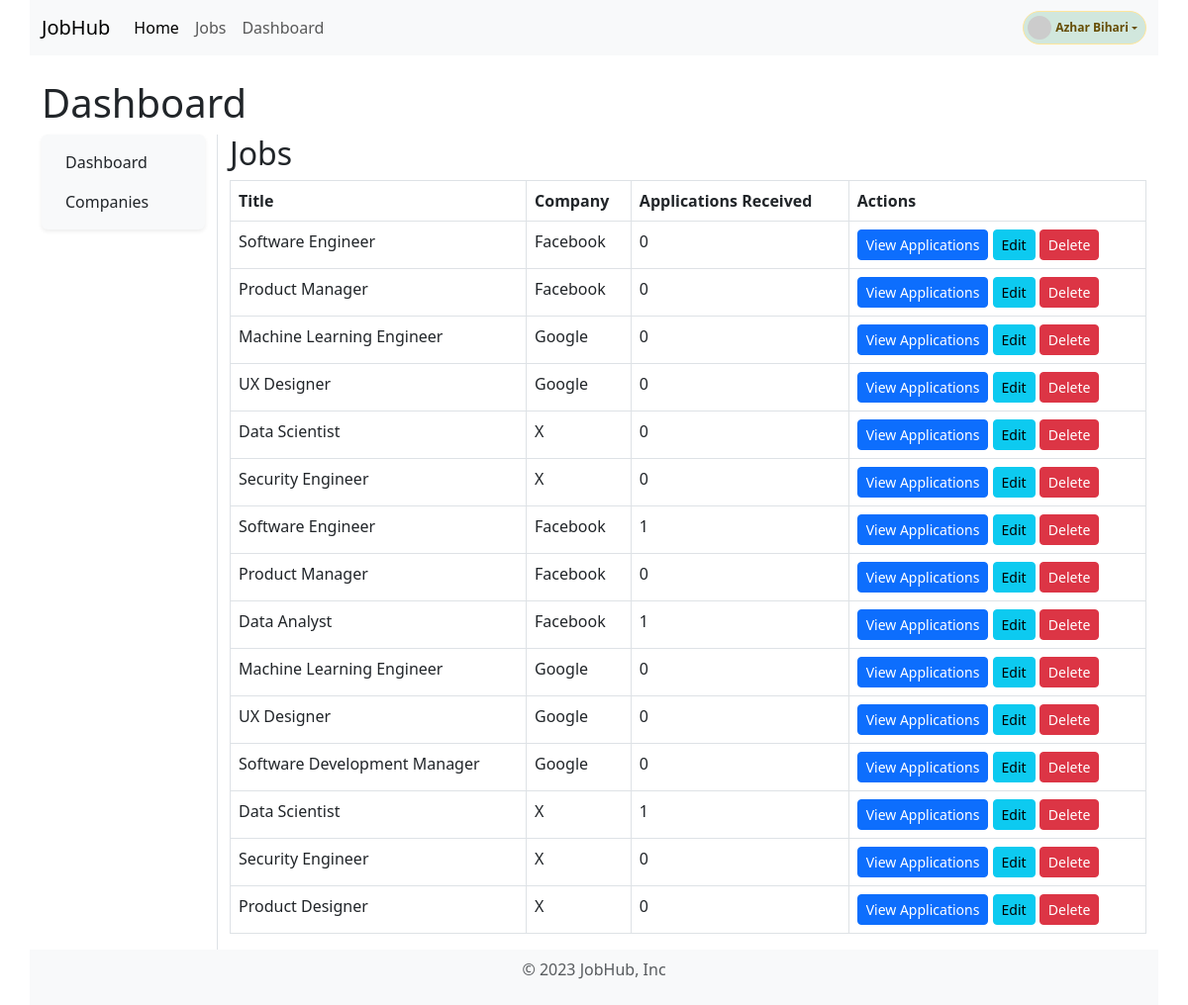
The page /dashboard/ (signed in) on the database its author committed.
### jobs/models.py (models this page shows, shortened)
class Job(models.Model):
    poster = models.ForeignKey(User, on_delete=models.CASCADE)
    title = models.CharField(max_length=255)
    company = models.ForeignKey(Company, on_delete=models.CASCADE)
    description = models.TextField()
    location = models.CharField(max_length=255)
    posted_at = models.DateTimeField(auto_now_add=True)
    updated_at = models.DateTimeField(auto_now=True)

class Company(models.Model):
    name = models.CharField(max_length=255)
    description = models.TextField()
    logo = models.ImageField(upload_to='company_logos/', null=True, blank=True)
    created_at = models.DateTimeField(auto_now_add=True)
    updated_at = models.DateTimeField(auto_now=True)

### dashboard/views.py (the view)
# urls.py: path('', JobListView.as_view(), name='dashboard'),
class JobListView(ListView):
    model = Job
    template_name = 'dashboard/job_list.html'
    context_object_name = 'jobs'

### dashboard/templates/dashboard/job_list.html
{% extends 'base.html' %}
{% block head %}
<h1 class="mt-4">Dashboard</h1>
{% endblock %}
{% block sidebar %}
<div class="bg-light shadow-sm rounded p-2">
    <ul class="nav flex-column">
        <li class="nav-item">
            <a class="nav-link text-dark active" href="{% url 'dashboard' %}">Dashboard</a>
        </li>
        <li class="nav-item">
            <a class="nav-link text-dark" href="{% url 'company_list' %}">Companies</a>
        </li>
    </ul>
</div>
{% endblock %}
{% block content %}
<h2>Jobs</h2>
<div class="row">
    <div class="col-md-12">
        <div class="table-responsive">
            <table class="table table-bordered table-hover">
                <thead class="thead-light">
                    <tr>
                        <th scope="col">Title</th>
                        <th scope="col">Company</th>
                        <th scope="col">Applications Received</th>
                        <th scope="col">Actions</th>
                    </tr>
                </thead>
                <tbody>
                    {% for job in jobs %}
                    <tr>
                        <td>{{ job.title }}</td>
                        <td>{{ job.company.name }}</td>
                        <td>{{ job.jobapplication_set.count }}</td>
                        <td>
                            <a href="{% url 'job_applications' pk=job.id %}" class="btn btn-sm btn-primary">View
                                Applications</a>
                            <button type="button" class="btn btn-sm btn-info">Edit</button>
                            <button type="button" class="btn btn-sm btn-danger">Delete</button>
                        </td>
                    </tr>
                    {% endfor %}
                </tbody>
            </table>
        </div>
    </div>
</div>
{% endblock %}

### templates/components/header.html (shortened to what this page needs)
<header>
    <nav class="container navbar navbar-expand-lg bg-body-tertiary">
        <div class="container">
            <a class="navbar-brand ms-2 ms-sm-0" aria-current="page" to="/">JobHub</a>
            <div class="offcanvas offcanvas-start" tabindex="-1" id="navbarOffcanvasLg"
                aria-labelledby="navbarOffcanvasLgLabel">
                <div class="offcanvas-body">
                    <ul class="navbar-nav justify-content-start flex-grow-1 pe-3">
                        <li class="nav-item">
                            <a class="nav-link active" aria-current="page" href="{% url 'home' %}">Home</a>
                        </li>
                        <li class="nav-item">
                            <a class="nav-link" href="{% url 'job_list' %}">Jobs</a>
                        </li>
                        {% if user.is_authenticated %}
                        <li class="nav-item">
                            <a class="nav-link" href="{% url 'dashboard' %}">Dashboard</a>
                        </li>
                        {% endif %}
                    </ul>
                </div>
            </div>
            {% if user.is_authenticated %}
            <div class="dropdown ms-auto">
                <a href="#" data-bs-toggle="dropdown" aria-expanded="false"
                    class="text-decoration-none dropdown-toggle badge d-flex align-items-center p-1 pe-2 text-warning-emphasis bg-success-subtle border border-warning-subtle rounded-pill">
                    <img src="https://picsum.photos/200/200?random=1" alt="Avatar" width="24" height="24"
                        class="rounded-circle me-1">
                    {{ user.get_full_name|default:user.username }}
                </a>
            </div>
            {% else %}
            <div class="ms-auto">
                <a class="btn btn-primary btn-sm me-1" href="{% url 'login' %}">Login</a>
                <a class="btn btn-outline-secondary btn-sm" href="{% url 'register' %}">Register
                </a>
            </div>
            {% endif %}
        </div>
    </nav>
</header>

### rows shown on the page
Job: title "Software Engineer", company.name "Facebook", jobapplication_set.count "0"
Job: title "Product Manager", company.name "Facebook", jobapplication_set.count "0"
Job: title "Machine Learning Engineer", company.name "Google", jobapplication_set.count "0"
Job: title "UX Designer", company.name "Google", jobapplication_set.count "0"
Job: title "Data Scientist", company.name "X", jobapplication_set.count "0"
Job: title "Security Engineer", company.name "X", jobapplication_set.count "0"
Job: title "Software Engineer", company.name "Facebook", jobapplication_set.count "1"
Job: title "Product Manager", company.name "Facebook", jobapplication_set.count "0"
Job: title "Data Analyst", company.name "Facebook", jobapplication_set.count "1"
Job: title "Machine Learning Engineer", company.name "Google", jobapplication_set.count "0"
Job: title "UX Designer", company.name "Google", jobapplication_set.count "0"
Job: title "Software Development Manager", company.name "Google", jobapplication_set.count "0"
Job: title "Data Scientist", company.name "X", jobapplication_set.count "1"
Job: title "Security Engineer", company.name "X", jobapplication_set.count "0"
Job: title "Product Designer", company.name "X", jobapplication_set.count "0"

### other values the page prints
{{ user.get_full_name|default:user.username }} "Azhar Bihari"
